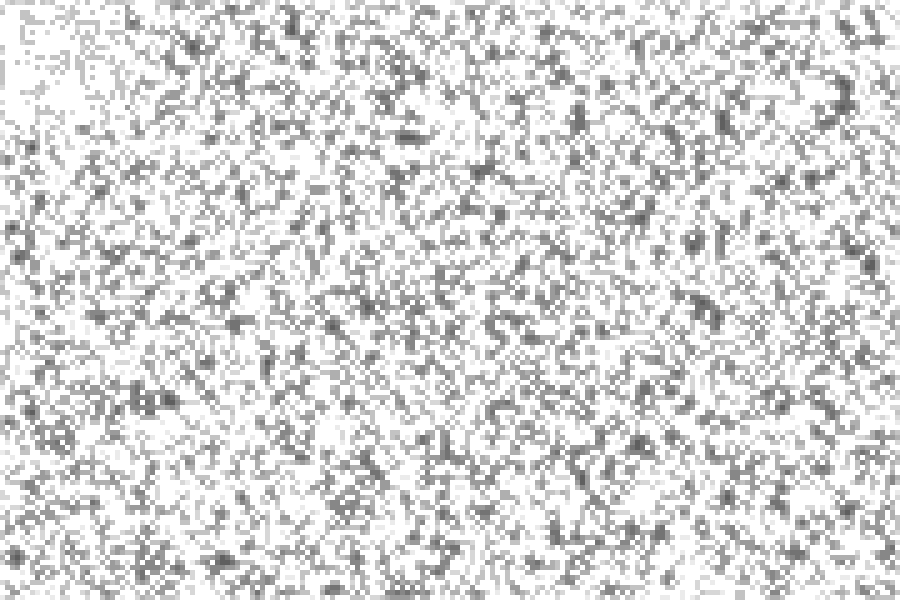
Frame 1 (no input)
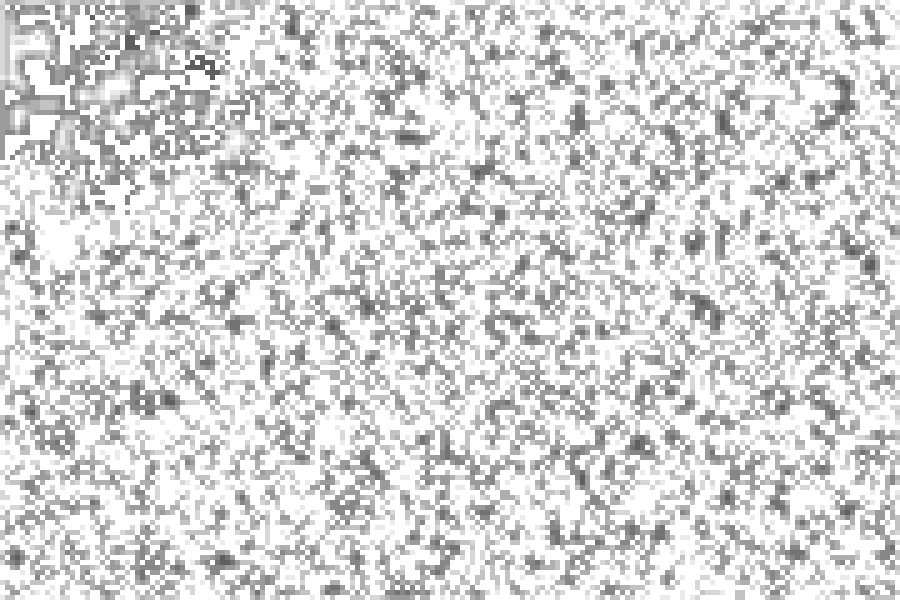
Frame 60 (the mouse pressed at the canvas centre just before this capture)
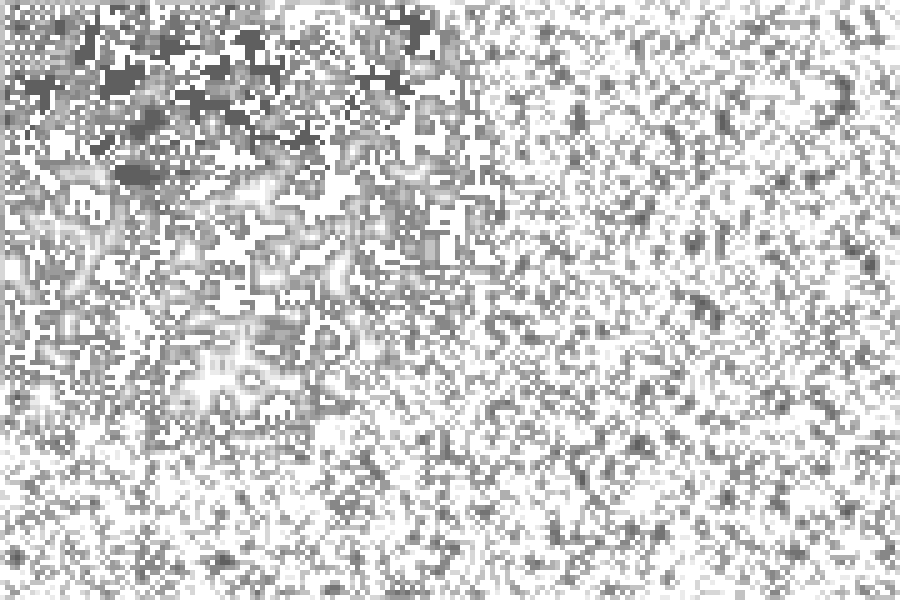
Frame 120 (the mouse held since frame 60 and released just before this capture)

The Processing sketch that drew these frames (run headless with seeded random() and noise(); from frame 60 on, the mouse is pressed at the canvas centre):

// Processing sketch: evolving_cells
// ── evolving_cells.pde
/*
  Evolving Cells
  --------------
  This is a life-like cellular automata with the ability for mutations to occur to the ruleset.
  Many cellular automata rule sets are able to exist at the same time and compete with eachother.
  This causes evolution to occur and the emergance of simple eco-systems. 
  
  written by Adrian Margel, Winter 2017
*/

//camera position
float centerX=0;
float centerY=0;
//camera zoom
float zoom=5;

//acts as the genome and information for a cell
class EvType {
  //if the cell the alive/claimed
  boolean claimed=false;
  //if the cell is able to reproduce
  boolean canSpread=true;

  //the color of the cell
  color col;

  //the cellular automata rules for the cell, a bit ugly but it works
  int one=1;
  int two=1;
  int three=1;
  int four=1;
  int five=1;
  int six=1;
  int seven=1;
  int eight=1;

  //change the rules randomly
  void mutate(int chance) {
    if (random(0, 100)<100/chance) {
      one=(int)random(0, 3);
      col=color(random(0, 255), random(0, 255), random(0, 255));
    }
    if (random(0, 100)<100/chance) {
      two=(int)random(0, 3);
      col=color(random(0, 255), random(0, 255), random(0, 255));
    }
    if (random(0, 100)<100/chance) {
      three=(int)random(0, 3);
      col=color(random(0, 255), random(0, 255), random(0, 255));
    }
    if (random(0, 100)<100/chance) {
      four=(int)random(0, 3);
      col=color(random(0, 255), random(0, 255), random(0, 255));
    }
    if (random(0, 100)<100/chance) {
      five=(int)random(0, 3);
      col=color(random(0, 255), random(0, 255), random(0, 255));
    }
    if (random(0, 100)<100/chance) {
      six=(int)random(0, 3);
      col=color(random(0, 255), random(0, 255), random(0, 255));
    }
    if (random(0, 100)<100/chance) {
      seven=(int)random(0, 3);
      col=color(random(0, 255), random(0, 255), random(0, 255));
    }
    if (random(0, 100)<100/chance) {
      eight=(int)random(0, 3);
      col=color(random(0, 255), random(0, 255), random(0, 255));
    }
    claimed=true;
  }

  //have offspring with another cell
  void breed(EvType toThis, int chance) {
    if (random(0, 100)<100/chance) {
      one=toThis.one;
    }
    if (random(0, 100)<100/chance) {
      two=toThis.one;
    }
    if (random(0, 100)<100/chance) {
      three=toThis.one;
    }
    if (random(0, 100)<100/chance) {
      four=toThis.one;
    }
    if (random(0, 100)<100/chance) {
      five=toThis.one;
    }
    if (random(0, 100)<100/chance) {
      six=toThis.one;
    }
    if (random(0, 100)<100/chance) {
      seven=toThis.seven;
    }
    if (random(0, 100)<100/chance) {
      eight=toThis.eight;
    }
    claimed=true;
    col=color(random(0, 255), random(0, 255), random(0, 255));
  }

  //be reborn as a new cell with new rules
  void changeTo(EvType toThis) {
    one=toThis.one;
    two=toThis.two;
    three=toThis.three;
    four=toThis.four;
    five=toThis.five;
    six=toThis.six;
    seven=toThis.seven;
    eight=toThis.eight;
    claimed=toThis.claimed;
    col=toThis.col;
  }

  //run cellular automata based on the rules
  boolean test(int closeBy, int type) {
    if (type==0) {
      //if any of the conditions for living are true then live
      if (closeBy==1&&one>=1) {
        return true;
      } else if (closeBy==2&&two>=1) {
        return true;
      } else if (closeBy==3&&three>=1) {
        return true;
      } else if (closeBy==4&&four>=1) {
        return true;
      } else if (closeBy==5&&five>=1) {
        return true;
      } else if (closeBy==6&&six>=1) {
        return true;
      } else if (closeBy==7&&seven>=1) {
        return true;
      } else if (closeBy==8&&eight>=1) {
        return true;
      } else {
        return false;
      }
    } else {
      //if any of the conditions for death ore met then die
      if (closeBy==1&&one==2) {
        return true;
      } else if (closeBy==2&&two==2) {
        return true;
      } else if (closeBy==3&&three==2) {
        return true;
      } else if (closeBy==4&&four==2) {
        return true;
      } else if (closeBy==5&&five==2) {
        return true;
      } else if (closeBy==6&&six==2) {
        return true;
      } else if (closeBy==7&&seven==2) {
        return true;
      } else if (closeBy==8&&eight==2) {
        return true;
      } else {
        return false;
      }
    }
  }
}

class Tile {
  //how long the tile has been alive
  int age=0;

  //the number of times it has mated, the more times mated the lower the genetic influence of mating
  //this exists to make sure that many mates will not override genetics as much
  int mates=0;

  //the cell data and rules
  EvType species;

  //number of alive neighbors
  int closeBy;

  //position
  int x;
  int y;

  //the value of the tile (0 alive or 1 dead)
  int type;

  Tile(int tempx, int tempy, int temptype, EvType tempEv) {
    x=tempx;
    y=tempy;
    type=temptype;
    species=new EvType();
    species.changeTo(tempEv);
  }

  void display(int xBase, int yBase) {

    if (type==0) {
      noStroke();
      
      /*
      //display a color for the species of cell
      if (species.claimed) {
        fill(species.col, closeBy*30);
        rect((xBase+x)*zoom-centerX*zoom, (yBase+y)*zoom-centerY*zoom, zoom, zoom);
      }
      */

      //display the cell as darker the more neighbors it has
      fill(0, closeBy*20);
      rect((xBase+x)*zoom-centerX*zoom, (yBase+y)*zoom-centerY*zoom, zoom, zoom);
    }
  }
}

//this seperates tiles into groups to reduce the number of comparisons that need to be made between tiles
class Chunk {
  int gridX=0;
  int gridY=0;
  ArrayList<Tile> tiles=new ArrayList<Tile>();
  Chunk(int tempx, int tempy) {
    gridX=tempx;
    gridY=tempy;
  }
  void display() {
    for (int i=0; i<tiles.size(); i++) {
      tiles.get(i).display(gridX*3, gridY*3);
    }
  }
}

//the grid of tiles
ArrayList<Chunk> chunks=new ArrayList<Chunk>();

//the default rules for a dead tile
EvType startSpec=new EvType();
//the rules for conway's game of life
EvType conway=new EvType();

void setup() {
  //setup conway rules
  conway.one=0;
  conway.two=1;
  conway.three=2;
  conway.four=0;
  conway.five=0;
  conway.six=0;
  conway.seven=0;
  conway.eight=0;
  conway.claimed=true;
  conway.col=color(200, 0, 0);

  //set high framerate
  frameRate(100);
  //set window size
  size(900, 600);

  //init tiles
  for (int i=0; i<60; i++) {
    for (int j=0; j<40; j++) {
      chunks.add(new Chunk(i, j));
      for (int k=0; k<3; k++) {
        for (int l=0; l<3; l++) {
          if (i<8&&j<8) {
            //set tiles in the corner to be conway's game of life
            chunks.get(chunks.size()-1).tiles.add(new Tile(l, k, (int)random(0, 2), conway));
          } else {
            //set all other tiles to be the default static rules
            chunks.get(chunks.size()-1).tiles.add(new Tile(l, k, (int)random(0, 2), startSpec));
          }
        }
      }
    }
  }
}
void draw() {
  background(255);
  //run all of the cells
  run();

  //display all the cells
  for (int i=0; i<chunks.size(); i++) {
    if (chunks.get(i).gridX*3*zoom-centerX*zoom<width&&chunks.get(i).gridX*3*zoom+3*zoom-centerX*zoom>0&&
      chunks.get(i).gridY*3*zoom-centerY*zoom<height&&chunks.get(i).gridY*3*zoom+3*zoom-centerY*zoom>0) {
      chunks.get(i).display();
    }
  }
}

//method to run all the logic
void run() {
  //prepare cells for being processed and mutate cells
  for (int i=0; i<chunks.size(); i++) {
    for (int j=0; j<chunks.get(i).tiles.size(); j++) {
      //reset all cells to having 0 neighbors
      chunks.get(i).tiles.get(j).closeBy=0;

      //randomly make mutations to organisms
      if (random(0, 1000)<1) {
        if (chunks.get(i).tiles.get(j).species.claimed)
          chunks.get(i).tiles.get(j).species.mutate(10);
      }

      //set all dead cells to the default type (basicaly kill them)
      if (chunks.get(i).tiles.get(j).type==1) {
        chunks.get(i).tiles.get(j).species.changeTo(startSpec);
        chunks.get(i).tiles.get(j).age=0;

        //age all alive cells
      } else if (chunks.get(i).tiles.get(j).type==0) {
        if (chunks.get(i).tiles.get(j).age<9) {
          chunks.get(i).tiles.get(j).age++;
        } else {
          //if the cells are too old then set them to be unclaimed alive cells
          chunks.get(i).tiles.get(j).species.claimed=false;
          chunks.get(i).tiles.get(j).species.col=startSpec.col;
        }
      }
      //allow all cells to spread
      chunks.get(i).tiles.get(j).species.canSpread=true;
    }
  }

  //
  for (int i=0; i<chunks.size(); i++) {
    for (int j=0; j<chunks.size(); j++) {

      //if the chunks are beside eachother
      if (abs(chunks.get(i).gridX-chunks.get(j).gridX)<=1&&abs(chunks.get(i).gridY-chunks.get(j).gridY)<=1) {

        //for all selected chunk tiles
        for (int k=0; k<chunks.get(i).tiles.size(); k++) {
          for (int l=0; l<chunks.get(j).tiles.size(); l++) {

            //if tiles are beside eachother
            if (abs((chunks.get(j).gridX*3+chunks.get(j).tiles.get(l).x)-
              (chunks.get(i).gridX*3+chunks.get(i).tiles.get(k).x))<=1
              &&abs((chunks.get(j).gridY*3+chunks.get(j).tiles.get(l).y)-
              (chunks.get(i).gridY*3+chunks.get(i).tiles.get(k).y))<=1
              &&((chunks.get(j).gridY*3+chunks.get(j).tiles.get(l).y)!=(chunks.get(i).gridY*3+chunks.get(i).tiles.get(k).y)
              ||(chunks.get(j).gridX*3+chunks.get(j).tiles.get(l).x)!=(chunks.get(i).gridX*3+chunks.get(i).tiles.get(k).x))) {

              //if the cell is dead or unclaimed spread into the tile
              if ((chunks.get(i).tiles.get(k).type==1||!chunks.get(i).tiles.get(k).species.claimed)
                &&chunks.get(j).tiles.get(l).species.claimed&&chunks.get(j).tiles.get(l).species.canSpread) {

                //if canspread is true it means the tile has not been spreaded too yet
                //if this is the case turn the tile to be 100% of the new cell's genetics
                if (chunks.get(i).tiles.get(k).species.canSpread) {
                  chunks.get(i).tiles.get(k).mates=1;
                  chunks.get(i).tiles.get(k).species.changeTo(chunks.get(j).tiles.get(l).species);
                } else {
                  //if the cell has already been spread to then breed the existing genome with the new cell's genetics unless they are the same
                  if (!compare(chunks.get(i).tiles.get(k).species, chunks.get(j).tiles.get(l).species)) {
                    //increase the mates count so that the more cells to contribute their genetics the lower the effect of it.
                    chunks.get(i).tiles.get(k).mates++;
                    chunks.get(i).tiles.get(k).species.breed(chunks.get(j).tiles.get(l).species, chunks.get(i).tiles.get(k).mates);
                  }
                }
                //set the cell to no longer be able to spread to make sure it only spreads once per cycle
                chunks.get(i).tiles.get(k).species.canSpread=false;
              }

              //add up alive neighbors
              if (chunks.get(j).tiles.get(l).type==0) {
                chunks.get(i).tiles.get(k).closeBy++;
              }
            }
          }
        }
      }
    }
  }

  //update cells based on their rules
  for (int i=0; i<chunks.size(); i++) {
    for (int j=0; j<chunks.get(i).tiles.size(); j++) {
      if (chunks.get(i).tiles.get(j).species.test(chunks.get(i).tiles.get(j).closeBy, chunks.get(i).tiles.get(j).type)) {
        chunks.get(i).tiles.get(j).type=0;
      } else {
        chunks.get(i).tiles.get(j).type=1;
      }
    }
  }
}

//test if two rule sets are the same
boolean compare(EvType ev1, EvType ev2) {
  boolean match=true;
  if (ev1.one!=ev2.one) {
    match=false;
  }
  if (ev1.two!=ev2.two) {
    match=false;
  }
  if (ev1.three!=ev2.three) {
    match=false;
  }
  if (ev1.four!=ev2.four) {
    match=false;
  }
  if (ev1.five!=ev2.five) {
    match=false;
  }
  if (ev1.six!=ev2.six) {
    match=false;
  }
  if (ev1.seven!=ev2.seven) {
    match=false;
  }
  if (ev1.eight!=ev2.eight) {
    match=false;
  }
  return match;
}

//simple controls for moving
//these probably are not that useful
void keyPressed() {
  if (key=='w'||key=='W') {
    centerY-=0.5;
  }
  if (key=='s'||key=='S') {
    centerY+=0.5;
  }
  if (key=='a'||key=='A') {
    centerX-=0.5;
  }
  if (key=='d'||key=='D') {
    centerX+=0.5;
  }
  if (key=='q'||key=='Q') {
    centerX+=(width/zoom/2);
    centerY+=(height/zoom/2);
    zoom++;
    centerX-=(width/zoom/2);
    centerY-=(height/zoom/2);
  }
  if (key=='e'||key=='E') {
    if (zoom>1) {
      centerX+=(width/zoom/2);
      centerY+=(height/zoom/2);
      zoom--;
      centerX-=(width/zoom/2);
      centerY-=(height/zoom/2);
    }
  }
}
